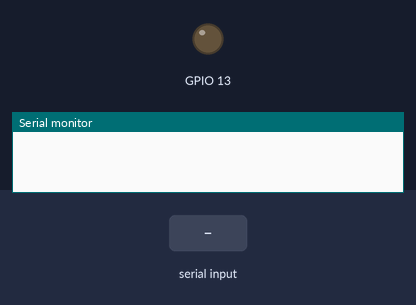
Bench run of a sketch on a simulated ESP32. Shown: output pins drawn as LEDs (lit = HIGH), the last lines printed to the serial monitor. Inputs (shaded band) come from the test bench. Nothing arrives over Bluetooth unless stated.

Above: at 1.2 s.
1.3 s: "1" received over the second serial link
At 3.5 s:
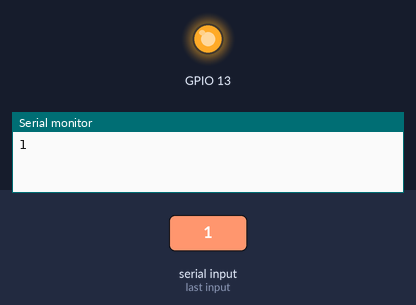
3.8 s: "A" received over the second serial link
At 5.4 s:
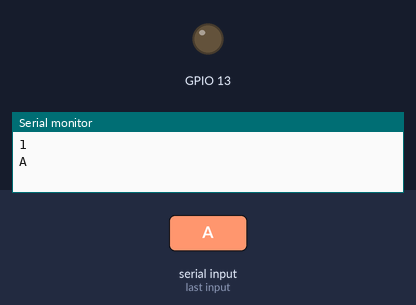
Timing chart, 0 to 6.9 s (numbered marks = the images above; inputs shaded):
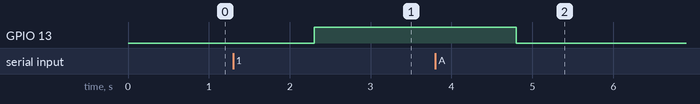

The sketch:

wk11_BLE+AppInventor.ino
```cpp
#include <BluetoothSerial.h>
BluetoothSerial BT;

int i=0;
void setup() {
  // put your setup code here, to run once:
  Serial.begin(115200);
  BT.begin("TestEsp324");//請改名
  pinMode(13,OUTPUT);
}

void loop() {
  // put your main code here, to run repeatedly:
  while (BT.available()) {
    //讀取藍芽資料
    String BTdata=BT.readString();
    //顯示在序列視窗
    Serial.println(BTdata);
    if(BTdata == "A"){
      i++;
      if(i>1){
      i=0;
    }
    }
    if(i == 0){
      digitalWrite(13,HIGH);
    }
    if(i == 1){
      digitalWrite(13,LOW);
    }
  }
  delay(1);
}
```

Measured:
- after the input at 1.3 s, GPIO 13: LOW → HIGH after 1.0 s
- after the input at 3.8 s, GPIO 13: HIGH → LOW after 1.0 s
